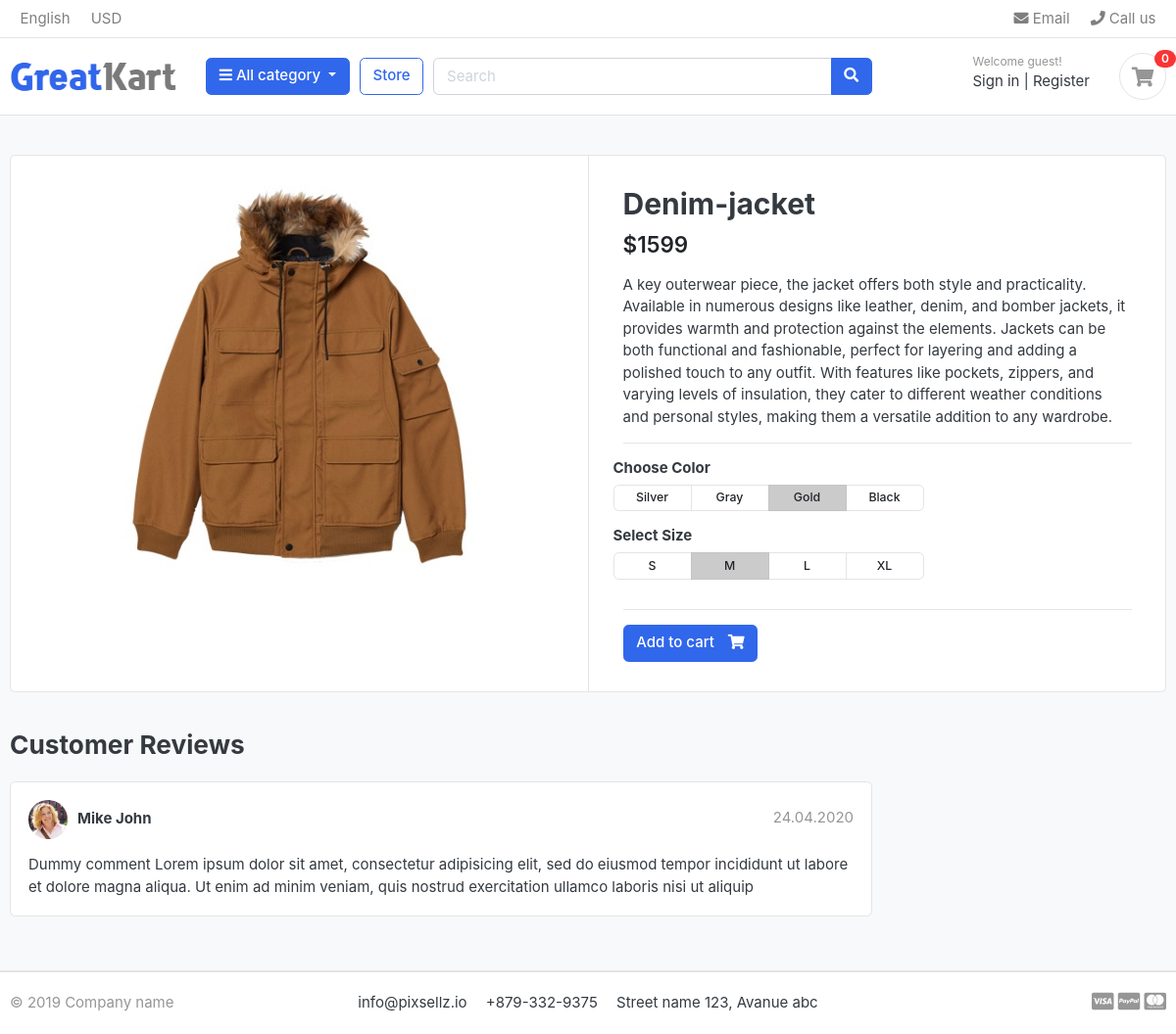
Page /store/Jacket/denim-jacket/ on the committed database.
### store/models.py (models this page shows, shortened)
class Product(models.Model):
      product_name   =  models.CharField(max_length=200,unique=True)
      slug           =  models.SlugField(max_length=200,unique=True)
      discription    =  models.CharField(max_length=500,blank=True)
      price          =  models.IntegerField()
      stock          =  models.IntegerField()
      image          =  models.ImageField(upload_to='photos/product')
      is_available   =  models.BooleanField(default=True)
      create_date    =  models.DateTimeField(auto_now_add=True)
      update_date    =  models.DateTimeField(auto_now=True)
      category       = models.ForeignKey(Category,on_delete=models.CASCADE)

### store/views.py (the view)
# urls.py: path('<slug:category_slug>/<slug:product_slug>/',views.product_detail,name='product_detail'),
def product_detail(request,category_slug,product_slug):
      try:
            single_product = Product.objects.get(category__slug=category_slug,slug=product_slug)
            in_cart = CartItem.objects.filter(cart__cart_id=_cart_id(request),product=single_product).exists()
      except Exception as e:
            raise e
      context={
            'single_product':single_product,
            'in_cart':in_cart,
      }
      return render(request,'stores/product_detail.html',context)

### carts/context_procesore.py (called while the page is built)
def counter(request):
     cart_count = 0
     if 'admin' in request.path:
          return {}
     else:
          try:
            cart      = Cart.objects.filter(cart_id=_cart_id(request))
            cart_items = CartItem.objects.all().filter(cart=cart[0:1])
            for cart_item in cart_items:
                 cart_count += cart_item.quantity
          except Cart.DoesNotExist:
            cart_count = 0
          return dict(cart_count=cart_count)

### carts/views.py (called while the page is built)
def _cart_id(request):
      cart = request.session.session_key
      if not cart:
            cart = request.session.create()
      return cart

### category/context_procesore.py (called while the page is built)
def menu_category_link(request):
      links = Category.objects.all()
      return dict(links=links)

### category/models.py (called while the page is built)
    def get_url(self):
        return reverse('products_by_category',args=[self.slug])

### templates/stores/product_detail.html
{% extends 'base.html' %}
{% load static %}
{% block content %}
<section class="section-content padding-y bg">
      <div class="container">
      <div class="card">
            <div class="row no-gutters">
                  <aside class="col-md-6">
      <article class="gallery-wrap">
            <div class="img-big-wrap">
               <a href="#"><img src="{{ single_product.image.url }}"></a>
            </div>
      </article>
                  </aside>
                  <main class="col-md-6 border-left">
      <article class="content-body">
      <h2 class="title">{{ single_product.product_name }}</h2>
      <div class="mb-3">
            <var class="price h4">${{ single_product.price }}</var>
      </div>
      <p>{{ single_product.discription }}</p>
      <hr>
            <div class="row">
                  <div class="item-option-select">
                        <h6>Choose Color</h6>
                        <div class="btn-group btn-group-sm btn-group-toggle" data-toggle="buttons">
                          <label class="btn btn-light">
                            <input type="radio" name="radio_color"> Silver
                          </label>
                          <label class="btn btn-light">
                            <input type="radio" name="radio_color" > Gray
                          </label>
                          <label class="btn btn-light active">
                            <input type="radio" name="radio_color checked"> Gold
                          </label>
                          <label class="btn btn-light">
                            <input type="radio" name="radio_color"> Black
                          </label>
                        </div>
                  </div>
            </div>
            <div class="row">
                  <div class="item-option-select">
                        <h6>Select Size</h6>
                        <div class="btn-group btn-group-sm btn-group-toggle" data-toggle="buttons">
                          <label class="btn btn-light">
                            <input type="radio" name="radio_color"> S
                          </label>
                          <label class="btn btn-light active">
                            <input type="radio" name="radio_color" checked> M
                          </label>
                          <label class="btn btn-light">
                            <input type="radio" name="radio_color"> L
                          </label>
                          <label class="btn btn-light">
                            <input type="radio" name="radio_color"> XL
                          </label>
                        </div>
                  </div>
            </div>
            <hr>
            {% if single_product.stock <= 0 %}
            <h5>Sorry out of stock!</h5>
            {% else %}
              {% if in_cart %}
              <a href="#" class="btn  btn-primary"> <span class="text">Added to cart</span> <i class="fas fa-check"></i></a>
              <a href="{% url 'cart' %}" class="btn  btn-outline-primary"> <span class="text">View cart</span> <i class="fas fa-eye"></i></a>
              {% else %}
              <a href="{% url 'add_cart' single_product.id %}" class="btn  btn-primary"> <span class="text">Add to cart</span> <i class="fas fa-shopping-cart"></i></a>
              {% endif %}
            {% endif %}
      </article>
                  </main>
            </div>
      </div>
      <br>
      <div class="row">
                        <div class="col-md-9">
            <header class="section-heading">
                  <h3>Customer Reviews </h3>
            </header>
            <article class="box mb-3">
                  <div class="icontext w-100">
                        <img src="{% static './images/avatars/avatar1.jpg' %}" class="img-xs icon rounded-circle">
                        <div class="text">
                              <span class="date text-muted float-md-right">24.04.2020 </span>
                              <h6 class="mb-1">Mike John </h6>
                        </div>
                  </div>
                  <div class="mt-3">
                        <p>
                              Dummy comment Lorem ipsum dolor sit amet, consectetur adipisicing elit, sed do eiusmod
                              tempor incididunt ut labore et dolore magna aliqua. Ut enim ad minim veniam,
                              quis nostrud exercitation ullamco laboris nisi ut aliquip
                        </p>
                  </div>
            </article>
            </div>
      </div>
      </div>
      </section>
{% endblock %}

### static/css/ui.css (style rules this page uses)
html { font-family: "Inter", sans-serif; font-size: 15px; }
.content-body { flex: 1 1 auto; padding: 2rem 2.3rem; }
.img-xs, .img-sm, .img-md, .img-lg { -o-object-fit: cover; object-fit: cover; flex-shrink: 0; flex-grow: 0; }
.img-xs { width: 40px; height: 40px; }
.padding-y { padding-top: 40px; padding-bottom: 40px; }
var { font-style: normal; }
article:after, .form-group:after { display: block; clear: both; content: ""; }
.bg { background-color: #f8f9fa; }
.section-heading { margin-bottom: 20px; margin-top: 15px; }
p:last-child { margin-bottom: 0; }
.btn-light { background-color: #fff; border-color: #e4e4e4; }
.btn .text + i { margin-left: 10px; }
.icontext { display: inline-flex; align-items: center; vertical-align: middle; }
.icontext .text { width: 100%; line-height: 1.2; }
.icontext .icon { position: relative; margin-right: 10px; flex-shrink: 0; flex-grow: 0; }
.price { font-weight: 600; color: #212529; }
.box { padding: 18px; background: #fff; border-radius: 0.37rem; border: 1px solid #e4e4e4; }
.box img { max-width: 100%; }
.gallery-wrap .img-big-wrap { margin-bottom: 10px; border-radius: 0.37rem; overflow: hidden; background-color: #fff; }
.gallery-wrap .img-big-wrap a { text-align: center; display: block; }
.gallery-wrap .img-big-wrap img { height: 450px; width: auto; display: inline-block; }
.item-option-select { margin-bottom: 1rem; display: inline-block; margin-right: 15px; }
.item-option-select .btn { min-width: 80px; }

### rows in the picture
Product: image (picture), product_name "Denim-jacket", price "1599", discription "A key outerwear piece, the jacket offers both style and practicality. Available in numerous designs like leather, denim, and bomber jackets, it provides warmth and protection against the elements. Jackets can be both functional and fashionable, perfect for layering and adding a polished touch to any outfit. With features like pockets, zippers, and varying levels of insulation, they cater to different weather conditions and personal styles, making them a versatile addition to any wardrobe."

### other values in the picture
{{ cart_count }} "0"
